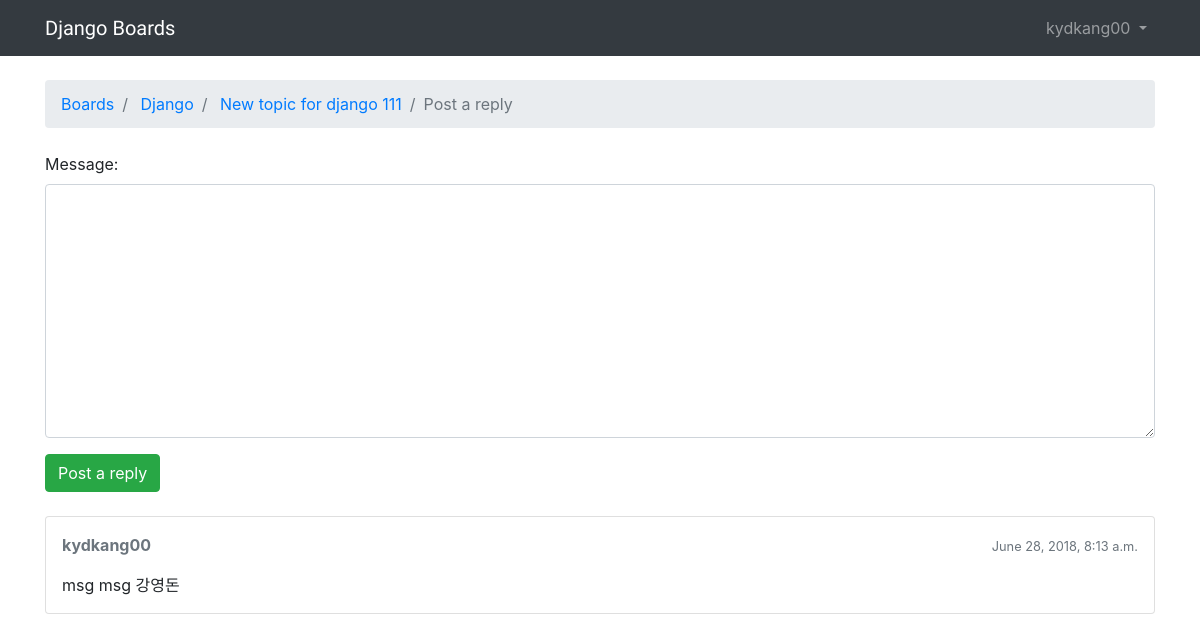
Page /boards/1/topics/1/reply/ (signed in) on the earlier database version.
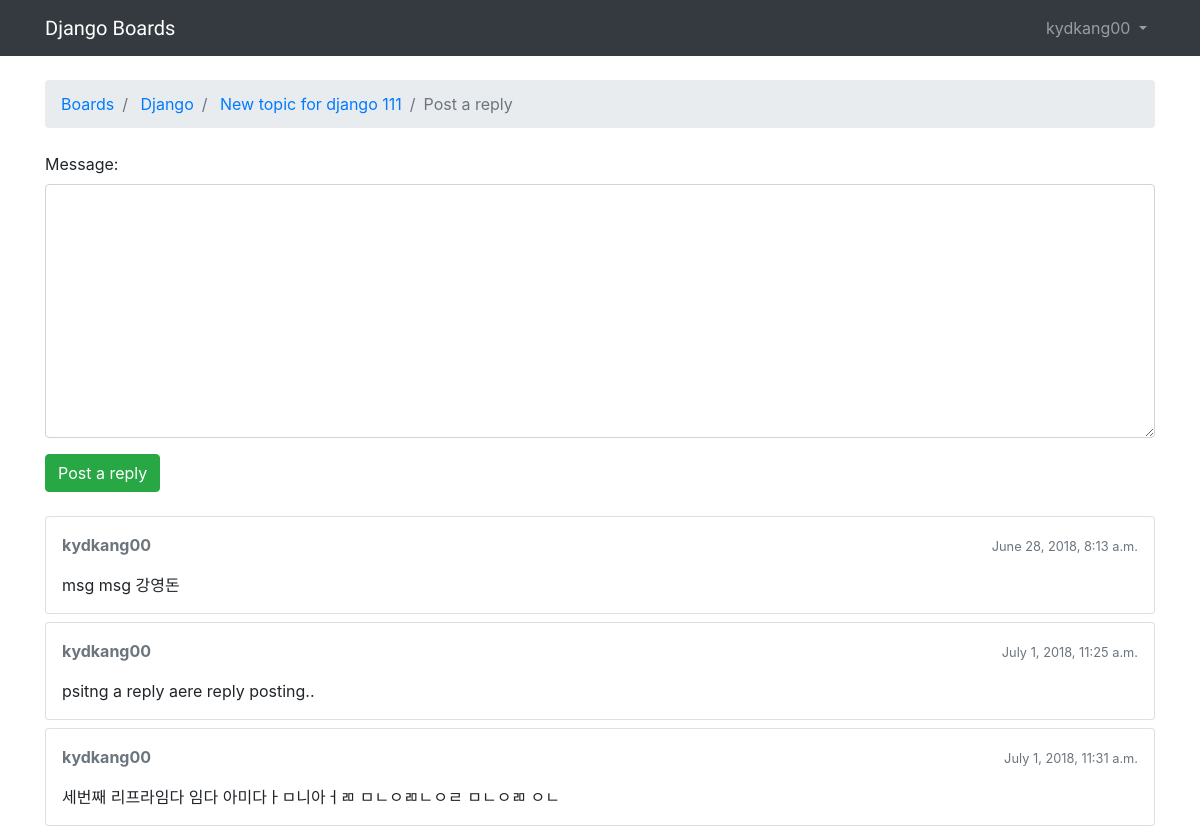
Same page on the later database version.
### boards/models.py (models this page shows, shortened)
class Post(models.Model):
    message = models.TextField(max_length=4000)
    topic = models.ForeignKey(Topic, on_delete=models.CASCADE, related_name='posts')
    created_at = models.DateTimeField(auto_now_add=True)
    updated_at = models.DateTimeField(null=True)
    created_by = models.ForeignKey(User, on_delete=models.CASCADE,
                                    related_name='posts')
    updated_by = models.ForeignKey(User, on_delete=models.CASCADE,
                                        null=True, related_name='+')

### boards/views.py (the view)
# urls.py: url(r'^boards/(?P<pk>\d+)/topics/(?P<topic_pk>\d+)/reply/$', views.reply_topic, name='reply_topic'),
@login_required
def reply_topic(request, pk, topic_pk):
    topic = get_object_or_404(Topic, board__pk=pk, pk=topic_pk)
    if request.method == 'POST':
        form = PostForm(request.POST)
        if form.is_valid():
            post = form.save(commit=False)
            post.topic = topic
            post.created_by = request.user
            post.save()
            topic.last_updated = datetime.datetime.now()
            topic.save()
            return redirect('topic_posts', pk=pk, topic_pk=topic_pk)
    else:
        form = PostForm()
    return render(request, 'reply_topic.html', {'topic': topic, 'form': form})

### boards/forms.py
class PostForm(forms.ModelForm):
    class Meta:
        model = Post
        fields = ['message', ]

### templates/reply_topic.html (shortened to what this page needs)
{% extends 'base.html' %}
{% load static %}
{% block breadcrumb %}
  <li class="breadcrumb-item"><a href="{% url 'home' %}">Boards</a></li>
  <li class="breadcrumb-item"><a href="{% url 'board_topics' topic.board.pk %}">
                                {{ topic.board.name }}</a></li>
  <li class="breadcrumb-item"><a href="{% url 'topic_posts' topic.board.pk topic.pk %}">
                                {{ topic.subject }}</a></li>
  <li class="breadcrumb-item active">Post a reply</li>
{% endblock %}
{% block content %}
  <form method="post" class="mb-4">
    {% include 'includes/form.html' %}
    <button type="submit" class="btn btn-success">Post a reply</button>
  </form>
  {% for post in topic.posts.all %}
    <div class="card mb-2">
      <div class="card-body p-3">   <!—padding -->
        <div class="row mb-3">
          <div class="col-6">
            <strong class="text-muted">{{ post.created_by.username }}</strong>
          </div>
          <div class="col-6 text-right">
            <small class="text-muted">{{ post.created_at }}</small>
          </div>
        </div>
        {{ post.message }}
      </div>
    </div>
  {% endfor %}
{% endblock %}

Differences in the rows shown:
added Post: created_by.username "kydkang00", created_at "July 1, 2018, 11:25 a.m.", message "psitng a reply aere reply posting.."
added Post: created_by.username "kydkang00", created_at "July 1, 2018, 11:31 a.m.", message "세번째 리프라임다 임다 아미다ㅏㅁ니아ㅓㄻ ㅁㄴㅇㄻㄴㅇㄹ ㅁㄴㅇㄻ ㅇㄴ"
